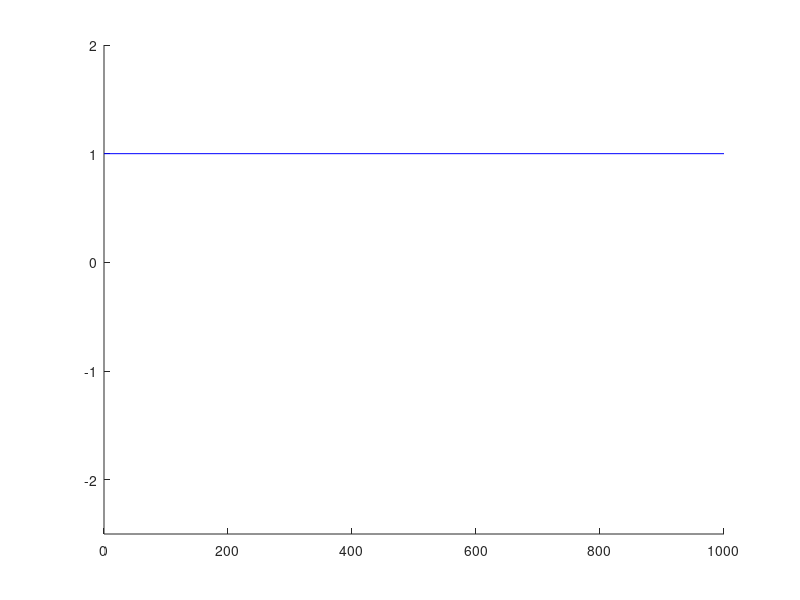

This figure's MATLAB source: (Note: this script raises an error after producing the figure.)
%OUPtrace Single time trace for the Ornstein-Uhlenbeck process
%
%  X(t+dt) = X(t)(1-eps) + eps*(mu + sd*r)
%
% When X reaches a threshold, a spike is produced and X -> X_reset.
% Here mu and sd are constants and r is a random variable such that 
%
% <r> = 0 
% <r^2> = 1 
% <r_j r_i> = exp(-|i-j|*dt/ctau)
%
% Two distributions can be used for r, Gaussian  or binomial.  The
% variable X stands for the voltage of the leaky integrate-and-fire
% neuron, which is closely related to the Ornstein-Uhlenbeck process
% that models a random walk. 

% Emilio Salinas, April 2000

 %
 % integrator parameters
 %
 dt  = 0.1;           % time step in ms
 tau = 1;             % membrane time constant
 sd  = 1.0;         
 mu  = 0.50;
 pdf = 1;             % 1=Gaussian; 2=binomial
 X_th    = 1;         % threshold voltage
 X_reset = 0;         % reset voltage
 taucorr = 0.0;       % correlation time constant
 %
 % run parameters
 %
 nsteps= 10000;                % number of time steps 
 %
 % internal parameters
 %
 nrand= 10000;                 % random numbers sampled simultaneously
 nu   = zeros(nsteps,1);       % number of steps from reset to threshold
 hh   = 1 - exp(-dt/tau);
 if taucorr>0 
     eps = exp(-dt/taucorr); 
 else 
     eps = 0; 
 end
 ps = (1+eps)/2;               % probability of same sign, for binary inputs
 sdfac = sqrt(1-eps^2);
 %
 % initialize graphics
 %
 clf, hold on
 axis([0 dt*nsteps -2.5 X_th+1.00])
 plot([0 dt*nsteps],[X_th X_th],'b-')
 set(gca,'drawmode','fast','ytick',[-3 -2 -1 0 1])
 line1 = line('color','y', 'erase','none');
 xlabel('Time (ms)')
 ylabel('X')
 %
 % main loop
 %
 if pdf==2
     x = -1 + 2*(rand<0.5); 
 else
     x = sd*randn*eps; 
 end
 X=X_reset; Xold=X_reset; 
 jj=0; ispike=0; jrand=nrand+1; xn=0;
 for j=1:nsteps
     jj = jj+1;
     jrand = jrand+1;
     if jrand > nrand
         jrand = 1;
         if pdf == 1
             xnew = sd*randn(1,nrand) + mu;
         elseif pdf == 2
             xnew = sd*( -1 + 2*(rand(1,nrand)<ps) );
         else
             error('Undefined PDF type')
         end
     end
     if pdf==2
         xold = x - mu;
         x = sign(xold)*xnew(jrand) + mu;
     else
         x = x*eps + sdfac*xnew(jrand);
     end
     % Update voltage
     X = X + hh*(-X + x);
     % Update graph
     xn = xn + 1;
     set(line1, 'xdata',dt*[xn-1 xn], 'ydata', [Xold Xold]);
     set(line1, 'xdata',dt*[xn xn], 'ydata', [Xold X]);
     drawnow
     % Check for a spike
     if X > X_th 
         set(line1, 'xdata',dt*[xn xn], 'ydata', [X X_th+1.00], 'color','m');
         set(line1, 'xdata',dt*[xn xn], 'ydata', [X_reset X_reset], 'color','y');
         X = X_reset;
         ispike = ispike+1;
         nu(ispike) = jj;
         jj = 0;
     end
     Xold = X;
 end
 nu(ispike+1:end) = [];
 % Compute <T>, <T^2> and <T^3> from simulations
 if nu > 0
     m1sim = dt*mean(nu);
     m2sim = (dt^2)*mean(nu.^2);
     m3sim = (dt^3)*mean(nu.^3);
 else
     m1sim = inf;
     m2sim = inf;
     m3sim = inf;
 end
 %
 % Compute <T>, <T^2> and <T^3> from analytic solutions
 % Good for uncorrelated inputs (ps=1/2).
 %
 [m1eq m2eq m3eq] = OUPfpt(X_reset,X_th,mu,sd,tau,dt);
 %
 % Compute CVs, convert to rates and print results
 %
 cvsim = sqrt(m2sim - m1sim.^2)./m1sim;
 cvest = sqrt(m2eq - m1eq.^2)./m1eq;
 rout  = 1000/m1sim;
 rest  = 1000/m1eq;
 disp(['output rate: ' num2str(rout) ' spikes/s'])
 disp(['CV_ISI     : ' num2str(cvsim)])
 disp(['mu         : ' num2str(mu)])
 disp(['sd         : ' num2str(sd)])
 disp(['taucorr    : ' num2str(taucorr)])  
 disp(['est rate   : ' num2str(rest) ' spikes/s'])
 disp(['est cv     : ' num2str(cvest) ' spikes/s'])
 disp([' '])

